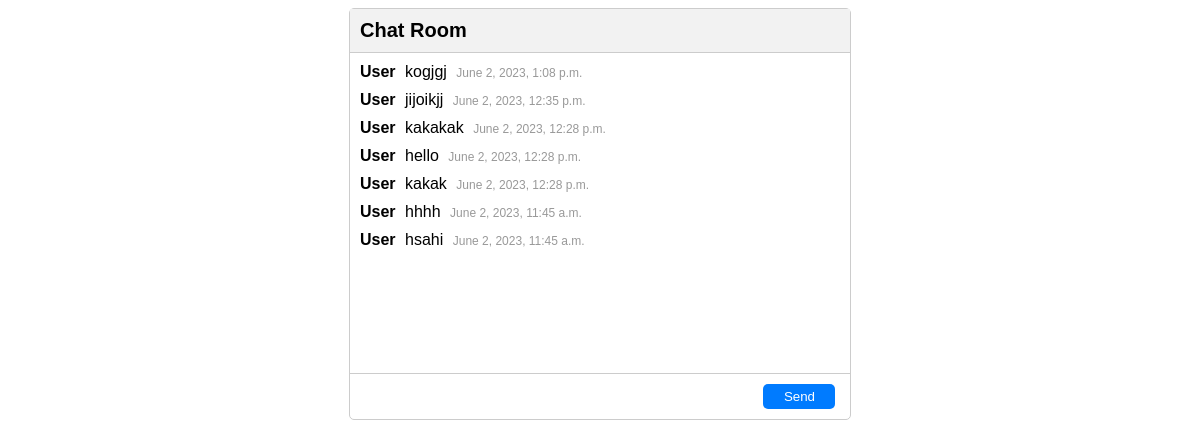
The page / on the database its author committed.
### chatbox/models.py (models this page shows)
class Message(models.Model):
    text = models.TextField()
    sender = models.CharField(max_length=50)
    created_at = models.DateTimeField(auto_now_add=True)

### chatbox/views.py (the view)
# urls.py: path('', chat_room, name='chat_room'),
def chat_room(request):
    messages = Message.objects.all().order_by('-created_at')[:50]
    return render(request, 'chat.html', {'messages': messages})

### chatbox/templates/chat.html (shortened to what this page needs)
{% load static %}
<!DOCTYPE html>
<html>
<head>
    <link rel="stylesheet" href="{% static 'chat.css' %}">
</head>
<body>
    <div class="chat-container">
        <div class="chat-header">Chat Room</div>
        <div class="chat-messages">
            {% for message in messages %}
                <div class="message">
                    <span class="sender">{{ message.sender }}</span>
                    <span class="text">{{ message.text }}</span>
                    <span class="timestamp">{{ message.created_at }}</span>
                </div>
            {% endfor %}
        </div>
        <div class="chat-input">
            <input type="text" id="message-text">
            <button id="send-button">Send</button>
        </div>
    </div>
</body>
</html>

### chatbox/static/chat.css (style rules this page uses)
.chat-container { width: 500px; margin: 0 auto; border: 1px solid #ccc; border-radius: 5px; background-color: #fff; font-family: Arial, sans-serif; }
.chat-header { padding: 10px; font-size: 20px; font-weight: bold; background-color: #f2f2f2; border-bottom: 1px solid #ccc; }
.chat-messages { padding: 10px; height: 300px; overflow-y: scroll; }
.message { margin-bottom: 10px; }
.sender { font-weight: bold; margin-right: 5px; }
.timestamp { font-size: 12px; margin-left: 5px; color: #999; }
.chat-input { padding: 10px; border-top: 1px solid #ccc; }
.chat-input input[type="text"] { width: 80%; padding: 5px; border-radius: 5px; border: none; margin-right: 5px; }
.chat-input button { width: 15%; padding: 5px; border-radius: 5px; border: none; background-color: #007bff; color: #fff; cursor: pointer; }

### rows shown on the page
Message: sender "User", text "kogjgj", created_at "June 2, 2023, 1:08 p.m."
Message: sender "User", text "jijoikjj", created_at "June 2, 2023, 12:35 p.m."
Message: sender "User", text "kakakak", created_at "June 2, 2023, 12:28 p.m."
Message: sender "User", text "hello", created_at "June 2, 2023, 12:28 p.m."
Message: sender "User", text "kakak", created_at "June 2, 2023, 12:28 p.m."
Message: sender "User", text "hhhh", created_at "June 2, 2023, 11:45 a.m."
Message: sender "User", text "hsahi", created_at "June 2, 2023, 11:45 a.m."
